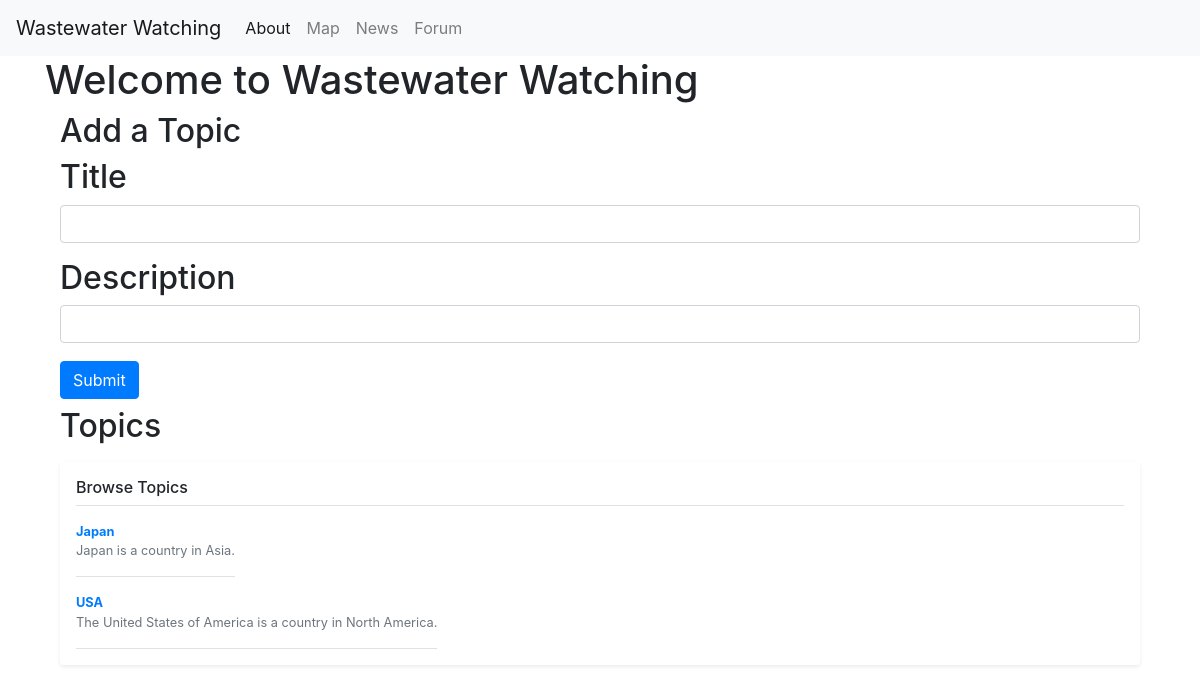
Page /forum on the committed database.
### app.py (models this page shows)
class Topic(db.Model):
    id: Mapped[int] = mapped_column(primary_key=True)
    title: Mapped[str] = mapped_column(unique=True)
    description: Mapped[str]

### app.py (the view, shortened to what this page needs)
@app.route('/forum', methods=["GET", "POST"])
def forum():
    topics = db.session.execute(db.select(Topic)).scalars()
    return render_template('forum/index.html', topics=topics)

### templates/forum/index.html
{% extends 'base.html' %}
{% block content %}
    <h1>{% block title %} Welcome to Wastewater Watching {% endblock %}</h1>
    <div class="container">
        <h2>Add a Topic<h2>
        <form action="/forum" method="post">
            <div class="mb-3">
              <label for="title" class="form-label">Title</label>
              <input type="text" name="title" class="form-control" id="title" aria-describedby="emailHelp">
            </div>
            <div class="mb-3">
              <label for="description" class="form-label">Description</label>
              <input type="text" name="description" class="form-control" id="description">
            </div>
            <button type="submit" class="btn btn-primary">Submit</button>
        </form>
        <h2>Topics</h2>
        <div class="my-3 p-3 bg-body rounded shadow-sm">
            <h6 class="border-bottom pb-2 mb-0">Browse Topics</h6>
            {% for topic in topics %}
            <div class="d-flex text-muted pt-3">
              <p class="pb-3 mb-0 small lh-sm border-bottom">
                <strong class="d-block text-gray-dark"><a href="/forum/topic/{{topic.id}}">{{topic['title']}}</a></strong>
                {{topic['description']}}
              </p>
            </div>
            {% endfor %}
        </div>
    </div>
{% endblock %}

### rows in the picture
Topic: title "Japan", description "Japan is a country in Asia."
Topic: title "USA", description "The United States of America is a country in North America."
